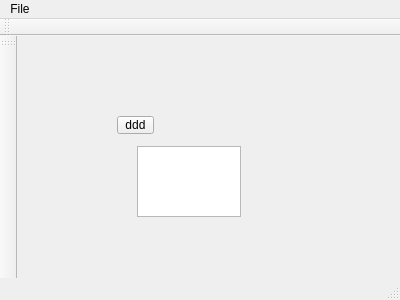
<?xml version="1.0" encoding="UTF-8"?>
<ui version="4.0">
 <class>MainWindow</class>
 <widget class="QMainWindow" name="MainWindow">
  <property name="geometry">
   <rect>
    <x>0</x>
    <y>0</y>
    <width>400</width>
    <height>300</height>
   </rect>
  </property>
  <property name="windowTitle">
   <string>MainWindow</string>
  </property>
  <widget class="QWidget" name="centralWidget">
   <widget class="QToolButton" name="toolButton">
    <property name="geometry">
     <rect>
      <x>100</x>
      <y>80</y>
      <width>37</width>
      <height>18</height>
     </rect>
    </property>
    <property name="text">
     <string>ddd</string>
    </property>
   </widget>
   <widget class="QTextEdit" name="textEdit">
    <property name="geometry">
     <rect>
      <x>120</x>
      <y>110</y>
      <width>104</width>
      <height>71</height>
     </rect>
    </property>
   </widget>
  </widget>
  <widget class="QMenuBar" name="menuBar">
   <property name="geometry">
    <rect>
     <x>0</x>
     <y>0</y>
     <width>400</width>
     <height>21</height>
    </rect>
   </property>
   <widget class="QMenu" name="menuFile">
    <property name="title">
     <string>File</string>
    </property>
    <addaction name="actionA"/>
    <addaction name="actionB"/>
    <addaction name="actionC"/>
   </widget>
   <addaction name="menuFile"/>
  </widget>
  <widget class="QToolBar" name="mainToolBar">
   <attribute name="toolBarArea">
    <enum>TopToolBarArea</enum>
   </attribute>
   <attribute name="toolBarBreak">
    <bool>false</bool>
   </attribute>
  </widget>
  <widget class="QStatusBar" name="statusBar"/>
  <widget class="QToolBar" name="toolBar">
   <property name="windowTitle">
    <string>toolBar</string>
   </property>
   <attribute name="toolBarArea">
    <enum>LeftToolBarArea</enum>
   </attribute>
   <attribute name="toolBarBreak">
    <bool>false</bool>
   </attribute>
  </widget>
  <action name="actionA">
   <property name="checkable">
    <bool>true</bool>
   </property>
   <property name="text">
    <string>a</string>
   </property>
   <property name="shortcutContext">
    <enum>Qt::ApplicationShortcut</enum>
   </property>
  </action>
  <action name="actionB">
   <property name="checkable">
    <bool>true</bool>
   </property>
   <property name="text">
    <string>b</string>
   </property>
  </action>
  <action name="actionC">
   <property name="text">
    <string>c</string>
   </property>
  </action>
 </widget>
 <layoutdefault spacing="6" margin="11"/>
 <resources/>
 <connections/>
</ui>
